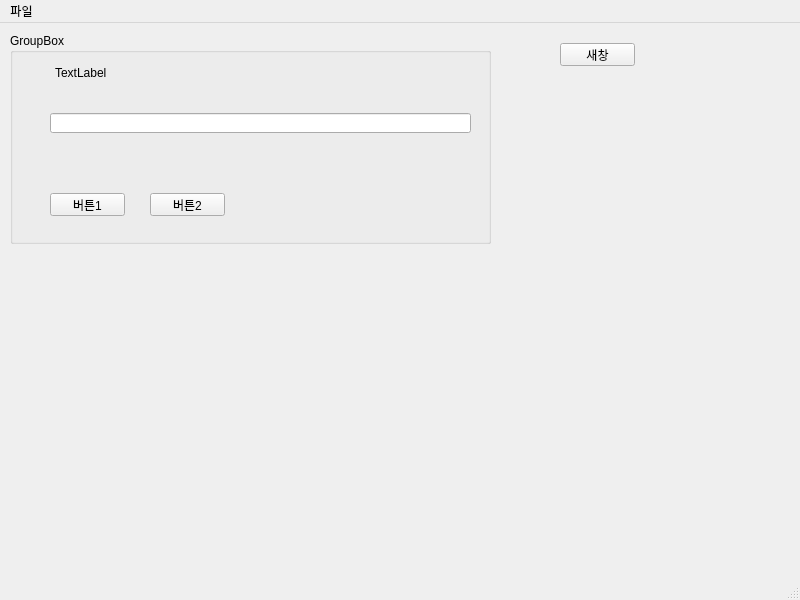
<?xml version="1.0" encoding="UTF-8"?>
<ui version="4.0">
 <class>MainWindow</class>
 <widget class="QMainWindow" name="MainWindow">
  <property name="geometry">
   <rect>
    <x>0</x>
    <y>0</y>
    <width>800</width>
    <height>600</height>
   </rect>
  </property>
  <property name="windowTitle">
   <string>MainWindow</string>
  </property>
  <widget class="QWidget" name="centralwidget">
   <widget class="QGroupBox" name="groupBox">
    <property name="geometry">
     <rect>
      <x>10</x>
      <y>10</y>
      <width>481</width>
      <height>211</height>
     </rect>
    </property>
    <property name="title">
     <string>GroupBox</string>
    </property>
    <widget class="QLabel" name="label">
     <property name="geometry">
      <rect>
       <x>45</x>
       <y>30</y>
       <width>411</width>
       <height>20</height>
      </rect>
     </property>
     <property name="focusPolicy">
      <enum>Qt::NoFocus</enum>
     </property>
     <property name="text">
      <string>TextLabel</string>
     </property>
    </widget>
    <widget class="QLineEdit" name="lineEdit">
     <property name="geometry">
      <rect>
       <x>40</x>
       <y>80</y>
       <width>421</width>
       <height>20</height>
      </rect>
     </property>
    </widget>
    <widget class="QPushButton" name="pushButton1">
     <property name="geometry">
      <rect>
       <x>40</x>
       <y>160</y>
       <width>75</width>
       <height>23</height>
      </rect>
     </property>
     <property name="text">
      <string>버튼1</string>
     </property>
    </widget>
    <widget class="QPushButton" name="pushButton2">
     <property name="geometry">
      <rect>
       <x>140</x>
       <y>160</y>
       <width>75</width>
       <height>23</height>
      </rect>
     </property>
     <property name="text">
      <string>버튼2</string>
     </property>
    </widget>
   </widget>
   <widget class="QPushButton" name="btn_new">
    <property name="geometry">
     <rect>
      <x>560</x>
      <y>20</y>
      <width>75</width>
      <height>23</height>
     </rect>
    </property>
    <property name="text">
     <string>새창</string>
    </property>
   </widget>
  </widget>
  <widget class="QMenuBar" name="menubar">
   <property name="geometry">
    <rect>
     <x>0</x>
     <y>0</y>
     <width>800</width>
     <height>21</height>
    </rect>
   </property>
   <widget class="QMenu" name="menu">
    <property name="title">
     <string>파일</string>
    </property>
    <addaction name="actionSave"/>
    <addaction name="separator"/>
   </widget>
   <addaction name="menu"/>
  </widget>
  <widget class="QStatusBar" name="statusbar"/>
  <action name="actionSave">
   <property name="text">
    <string>Save</string>
   </property>
  </action>
 </widget>
 <resources/>
 <connections>
  <connection>
   <sender>pushButton1</sender>
   <signal>clicked(bool)</signal>
   <receiver>MainWindow</receiver>
   <slot>slot1()</slot>
   <hints>
    <hint type="sourcelabel">
     <x>136</x>
     <y>231</y>
    </hint>
    <hint type="destinationlabel">
     <x>140</x>
     <y>274</y>
    </hint>
   </hints>
  </connection>
  <connection>
   <sender>lineEdit</sender>
   <signal>textChanged(QString)</signal>
   <receiver>label</receiver>
   <slot>setText(QString)</slot>
   <hints>
    <hint type="sourcelabel">
     <x>223</x>
     <y>177</y>
    </hint>
    <hint type="destinationlabel">
     <x>233</x>
     <y>110</y>
    </hint>
   </hints>
  </connection>
 </connections>
 <slots>
  <slot>slot1()</slot>
 </slots>
</ui>
